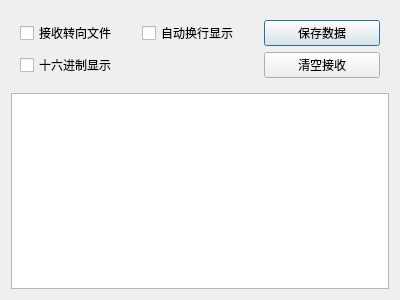
<?xml version="1.0" encoding="UTF-8"?>
<ui version="4.0">
 <class>TcpIpClientShowDialog</class>
 <widget class="QDialog" name="TcpIpClientShowDialog">
  <property name="geometry">
   <rect>
    <x>0</x>
    <y>0</y>
    <width>400</width>
    <height>300</height>
   </rect>
  </property>
  <property name="windowTitle">
   <string>Dialog</string>
  </property>
  <layout class="QGridLayout" name="gridLayout">
   <item row="0" column="0">
    <widget class="QWidget" name="widget" native="true">
     <layout class="QGridLayout" name="gridLayout_2">
      <item row="0" column="1">
       <widget class="QCheckBox" name="checkBoxClientNextLineShow">
        <property name="text">
         <string>自动换行显示</string>
        </property>
       </widget>
      </item>
      <item row="0" column="0">
       <widget class="QCheckBox" name="checkBoxClientSaveToFile">
        <property name="text">
         <string>接收转向文件</string>
        </property>
       </widget>
      </item>
      <item row="0" column="2">
       <widget class="QPushButton" name="pushButtonClientSaveToFile">
        <property name="text">
         <string>保存数据</string>
        </property>
       </widget>
      </item>
      <item row="1" column="2">
       <widget class="QPushButton" name="pushButtonClientClearReceive">
        <property name="text">
         <string>清空接收</string>
        </property>
       </widget>
      </item>
      <item row="1" column="0">
       <widget class="QCheckBox" name="checkBoxClientHexShow_Receive">
        <property name="text">
         <string>十六进制显示</string>
        </property>
       </widget>
      </item>
     </layout>
    </widget>
   </item>
   <item row="1" column="0">
    <widget class="QTextBrowser" name="textBrowserClientReceiveArea"/>
   </item>
  </layout>
 </widget>
 <resources/>
 <connections/>
</ui>
